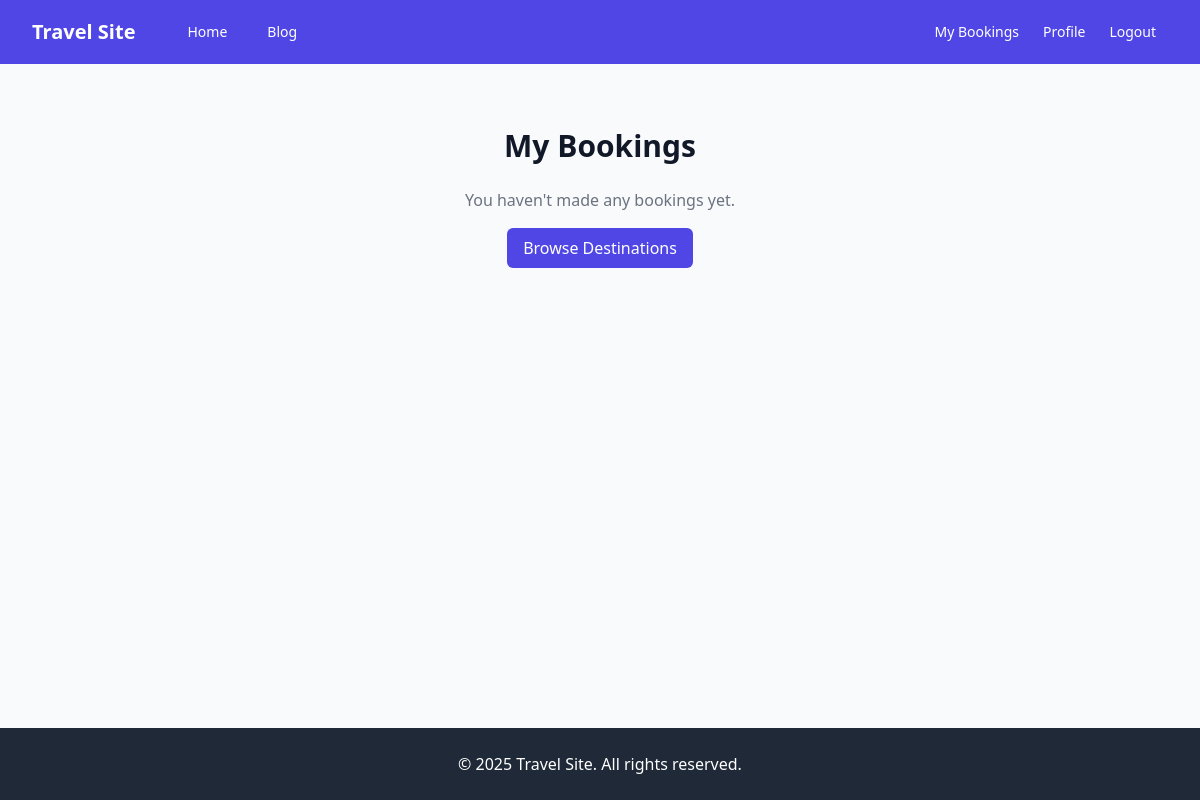
The page /my-bookings/ (signed in) on the database as committed earlier.
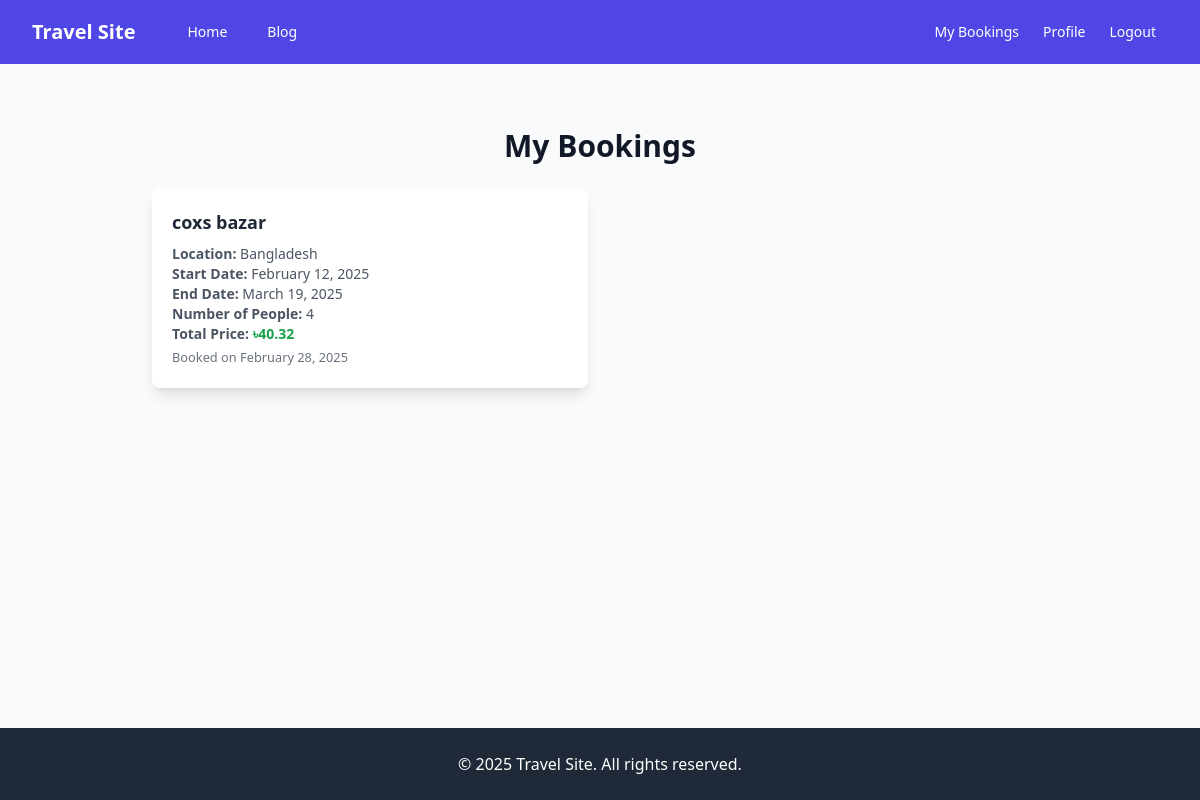
The same page on the database as committed later.
### trips/models.py (models this page shows, shortened)
class Booking(models.Model):
    user = models.ForeignKey(User, on_delete=models.CASCADE)
    destination = models.ForeignKey(Destination, on_delete=models.CASCADE)
    start_date = models.DateField()
    end_date = models.DateField()
    number_of_people = models.IntegerField()
    total_price = models.DecimalField(max_digits=10, decimal_places=2)
    booking_date = models.DateTimeField(auto_now_add=True)

class Destination(models.Model):
    name = models.CharField(max_length=100)
    description = models.TextField()
    location = models.CharField(max_length=100)
    image = models.ImageField(upload_to='destinations/')
    price = models.DecimalField(max_digits=10, decimal_places=2)
    created_at = models.DateTimeField(auto_now_add=True)

### trips/views.py (the view)
# urls.py: path('my-bookings/', UserBookingsView.as_view(), name='user-bookings'),
class UserBookingsView(LoginRequiredMixin, ListView):
    model = Booking
    template_name = 'trips/user_bookings.html'
    context_object_name = 'bookings'
    paginate_by = 10
    def get_queryset(self):
        return Booking.objects.filter(user=self.request.user).order_by('-booking_date')

### templates/trips/user_bookings.html (shortened to what this page needs)
{% extends "base.html" %}
{% block content %}
<div class="max-w-5xl mx-auto px-4 sm:px-6 lg:px-8 py-8">
    <h1 class="text-3xl font-bold text-gray-900 mb-6 text-center">My Bookings</h1>
    <div class="grid grid-cols-1 md:grid-cols-2 gap-6">
        {% for booking in bookings %}
        <div class="bg-white shadow-lg rounded-lg overflow-hidden p-5">
            <h5 class="text-lg font-semibold text-gray-800">{{ booking.destination.name }}</h5>
            <p class="text-gray-600 text-sm mt-2">
                <strong>Location:</strong> {{ booking.destination.location }}<br>
                <strong>Start Date:</strong> {{ booking.start_date|date:"F d, Y" }}<br>
                <strong>End Date:</strong> {{ booking.end_date|date:"F d, Y" }}<br>
                <strong>Number of People:</strong> {{ booking.number_of_people }}<br>
                <strong>Total Price:</strong> <span class="text-green-600 font-semibold">৳{{ booking.total_price }}</span>
            </p>
            <small class="text-gray-500">Booked on {{ booking.booking_date|date:"F d, Y" }}</small>
        </div>
        {% empty %}
        <div class="col-span-2 text-center">
            <p class="text-gray-500">You haven't made any bookings yet.</p>
            <a href="{% url 'home' %}" class="mt-4 inline-block bg-indigo-600 text-white py-2 px-4 rounded-md hover:bg-indigo-700 transition">Browse Destinations</a>
        </div>
        {% endfor %}
    </div>
</div>
{% endblock %}

Rows that differ between the two databases and show on the page:
added Booking: destination.name "coxs bazar", destination.location "Bangladesh", start_date "February 12, 2025", end_date "March 19, 2025", number_of_people "4", total_price "40.32", booking_date "February 28, 2025"
Other text that changed with them:
text no longer shown: "You haven't made any bookings yet. Browse Destinations"
